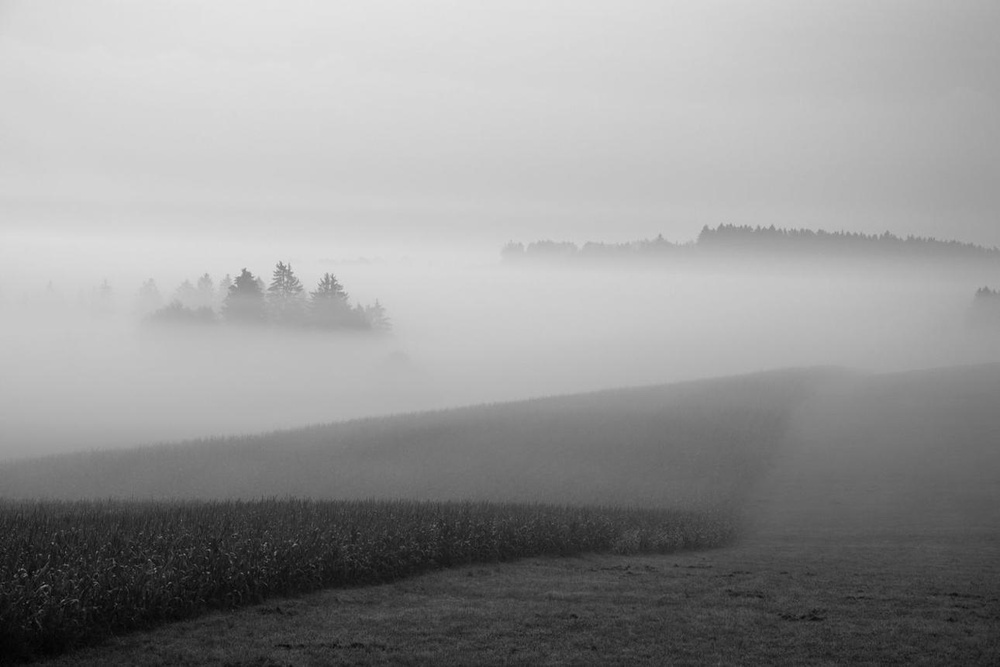
#> input picture assign_18/img/img_6.jpeg, 1000 x 667 px, shrunk from 1290 x 860 before the run, found by its file name
$ python 5_histogram_cmp.py
#> lines starting #> are read from the running program, lines starting #| are printed output that depends on the picture; after the words box and inside, x2 and y2 are one past the last pixel; in counts of white or black regions, pixels touching at a corner belong together
import cv2
import numpy as np
import matplotlib.pyplot as plt


def rgb_to_hsi(img):
    rgb = img.astype(np.float32) / 255.0
    R = rgb[:, :, 0]
    G = rgb[:, :, 1]
    B = rgb[:, :, 2]
    I = (R + G + B) / 3.0
    minimum = np.minimum(np.minimum(R, G), B)
    S = 1 - (3 * minimum / (R + G + B + 1e-10))
    numerator = 0.5 * ((R - G) + (R - B))
    denominator = np.sqrt((R - G) ** 2 + (R - B) * (G - B))
    theta = np.arccos(np.clip(numerator / (denominator + 1e-10), -1, 1))
    H = np.where(B <= G, theta, 2 * np.pi - theta)
    H = H * 180 / np.pi
    return H, S, I


def hsi_to_rgb(H, S, I):
    H = H % 360
    R = np.zeros_like(H)
    G = np.zeros_like(H)
    B = np.zeros_like(H)
    sector1 = H < 120
    B[sector1] = I[sector1] * (1 - S[sector1])
    R[sector1] = I[sector1] * (
        1
        + (
            S[sector1]
            * np.cos(np.radians(H[sector1]))
            / np.cos(np.radians(60 - H[sector1]))
        )
    )
    G[sector1] = 3 * I[sector1] - (R[sector1] + B[sector1])
    sector2 = (H >= 120) & (H < 240)
    H2 = H[sector2] - 120
    R[sector2] = I[sector2] * (1 - S[sector2])
    G[sector2] = I[sector2] * (
        1 + (S[sector2] * np.cos(np.radians(H2)) / np.cos(np.radians(60 - H2)))
    )
    B[sector2] = 3 * I[sector2] - (R[sector2] + G[sector2])
    sector3 = H >= 240
    H3 = H[sector3] - 240
    G[sector3] = I[sector3] * (1 - S[sector3])
    B[sector3] = I[sector3] * (
        1 + (S[sector3] * np.cos(np.radians(H3)) / np.cos(np.radians(60 - H3)))
    )
    R[sector3] = 3 * I[sector3] - (G[sector3] + B[sector3])
    rgb = np.stack((R, G, B), axis=2)
    rgb = np.clip(rgb * 255, 0, 255)
    return rgb.astype(np.uint8)


img_bgr = cv2.imread("img_6.jpeg")
#> img_bgr is the input picture: shape (667, 1000, 3); min 0, max 229, mean 150
img = cv2.cvtColor(img_bgr, cv2.COLOR_BGR2RGB)
R = img[:, :, 0]
G = img[:, :, 1]
B = img[:, :, 2]
R_eq = cv2.equalizeHist(R)
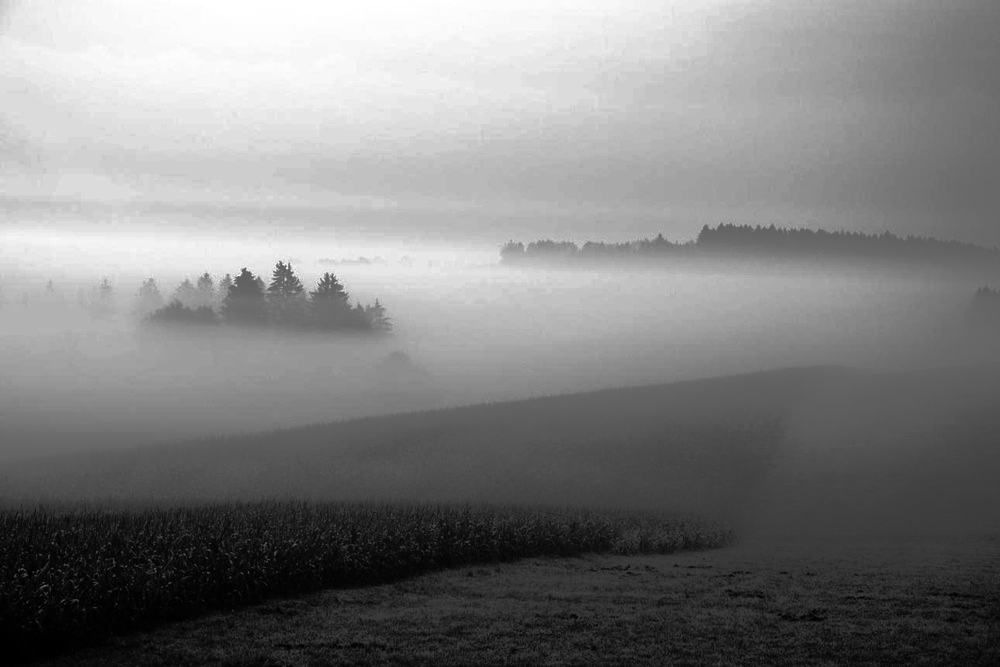
#> R_eq: shape (667, 1000); min 0, max 255, mean 128.5
G_eq = cv2.equalizeHist(G)
B_eq = cv2.equalizeHist(B)
rgb_equalized = cv2.merge([R_eq, G_eq, B_eq])
H, S, I = rgb_to_hsi(img)
#> in rgb_to_hsi, `S = 1 - (3 * minimum / (R + G + B + 1e-10))`:
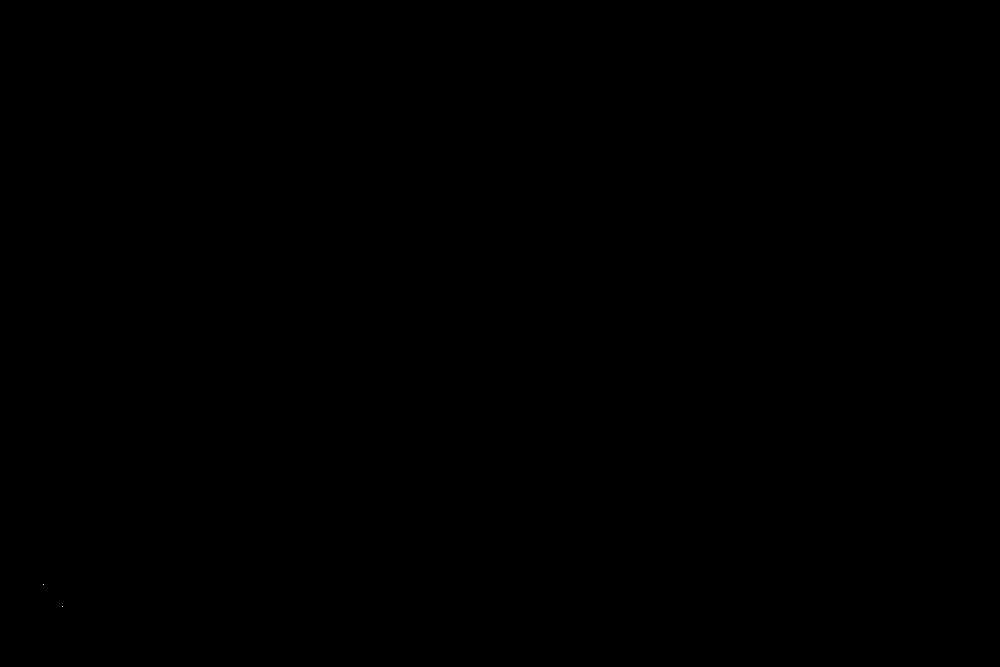
#> S: shape (667, 1000) float32; values 0 (black) and 1 (white), 0% white in thin lines or dots, all inside (x1, y1, x2, y2) = (43, 584, 63, 607)
#> in rgb_to_hsi, `numerator = 0.5 * ((R - G) + (R - B))`: numerator: shape (667, 1000) float32; every value is 0
#> in rgb_to_hsi, `theta = np.arccos(np.clip(numerator / (denominator + 1e-10), -1, 1))`: theta: shape (667, 1000) float32; every value is 1.57
#> in rgb_to_hsi, `H = H * 180 / np.pi`: H: shape (667, 1000) float32; every value is 90
I_8bit = np.clip(I * 255, 0, 255).astype(np.uint8)
I_eq_8bit = cv2.equalizeHist(I_8bit)
I_eq = I_eq_8bit.astype(np.float32) / 255.0
hsi_equalized = hsi_to_rgb(H, S, I_eq)
#> in hsi_to_rgb, `sector1 = H < 120`: sector1: shape (667, 1000) bool; every value is 1
#> in hsi_to_rgb, `sector2 = (H >= 120) & (H < 240)`: sector2: shape (667, 1000) bool; every value is 0
#> in hsi_to_rgb, `H2 = H[sector2] - 120`: H2 = empty array
plt.figure(figsize=(15, 10))
plt.subplot(2, 3, 1)
plt.imshow(img)
plt.title("Original Image")
plt.axis("off")
plt.subplot(2, 3, 2)
plt.imshow(rgb_equalized)
plt.title("RGB Histogram Equalization")
plt.axis("off")
plt.subplot(2, 3, 3)
plt.imshow(hsi_equalized)
plt.title("HSI Histogram Equalization")
plt.axis("off")
plt.subplot(2, 3, 4)
plt.hist(I.ravel(), 256, range=(0, 1))
plt.title("Original Intensity Histogram")
plt.subplot(2, 3, 5)
plt.hist(I_eq.ravel(), 256, range=(0, 1))
plt.title("HSI Equalized Intensity")
plt.subplot(2, 3, 6)
plt.hist(R_eq.ravel(), 256, range=(0, 255), alpha=0.4)
plt.hist(G_eq.ravel(), 256, range=(0, 255), alpha=0.4)
plt.hist(B_eq.ravel(), 256, range=(0, 255), alpha=0.4)
plt.title("Equalized RGB Channels")
plt.tight_layout()
plt.show()
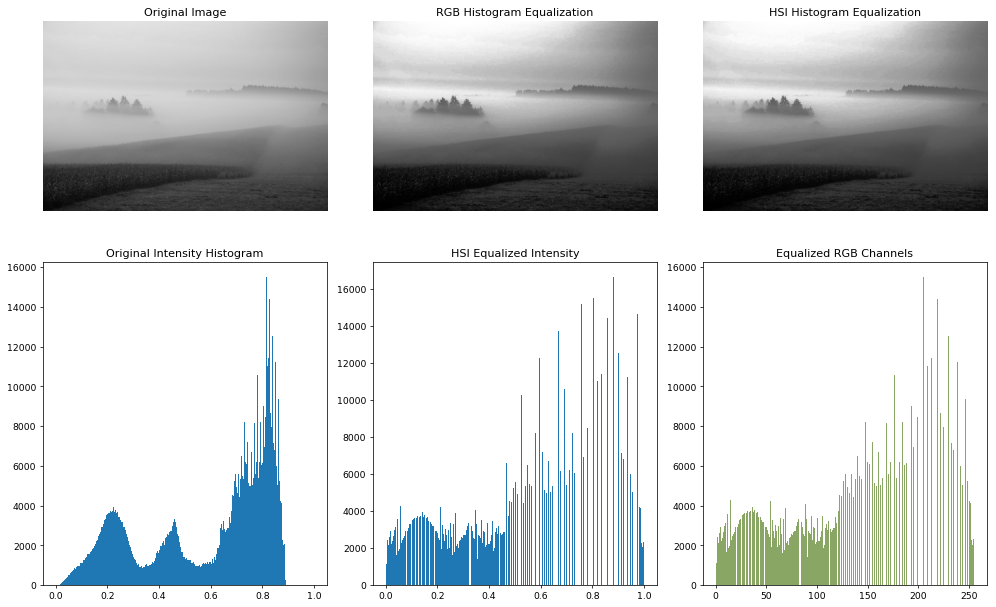
#> figure drawn by matplotlib, 6 panels; panel 4: tallest bar 15485 high, from x = 0.812 to 0.816; panel 5: tallest bar 16614 high, from x = 0.879 to 0.883; panel 6: tallest bar 15485 high, from x = 204.2 to 205.2; panel 6: tallest bar 15485 high, from x = 204.2 to 205.2

$ run again, with assign_18/img/img_2.jpeg copied over assign_18/img/img_6.jpeg
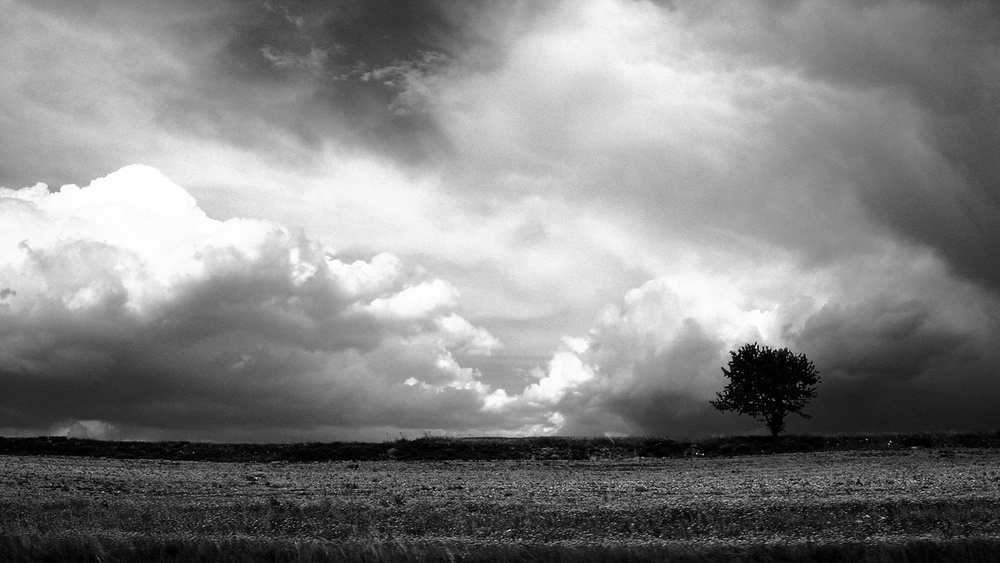
#> input picture assign_18/img/img_2.jpeg, 1000 x 563 px, shrunk from 1527 x 860 before the run, found by its file name
#> img_bgr is the input picture: shape (563, 1000, 3); min 0, max 255, mean 131.9
#> in rgb_to_hsi, `S = 1 - (3 * minimum / (R + G + B + 1e-10))`:
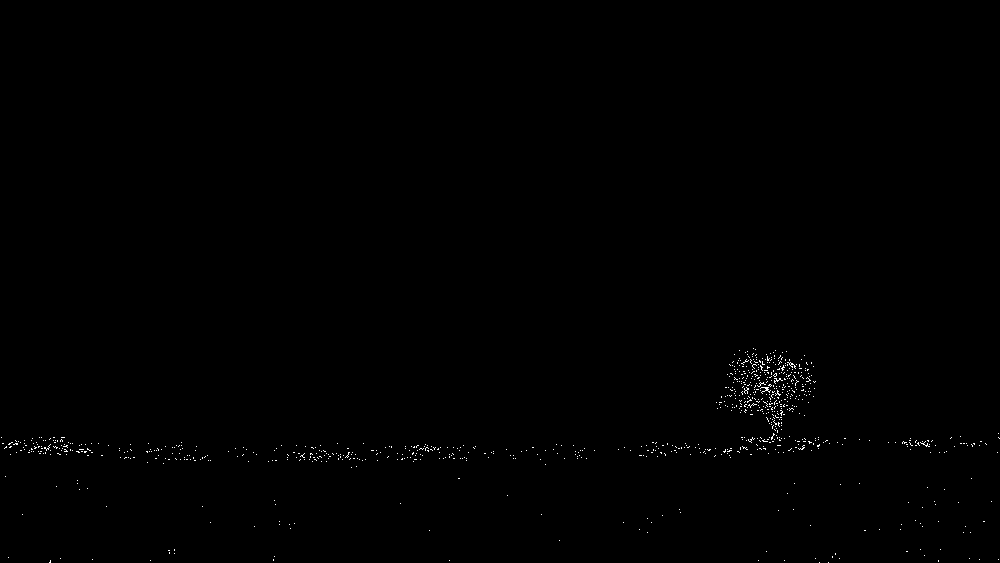
#> S: shape (563, 1000) float32; values 0 (black) and 1 (white), 0.3% white in thin lines or dots, all inside (x1, y1, x2, y2) = (1, 348, 1000, 563)
#> numerator: shape (563, 1000) float32; every value is 0
#> theta: shape (563, 1000) float32; every value is 1.57
#> H: shape (563, 1000) float32; every value is 90
#> sector1: shape (563, 1000) bool; every value is 1
#> sector2: shape (563, 1000) bool; every value is 0
#> H2 = empty array

$ run again, with assign_18/img/img_3.jpeg copied over assign_18/img/img_6.jpeg
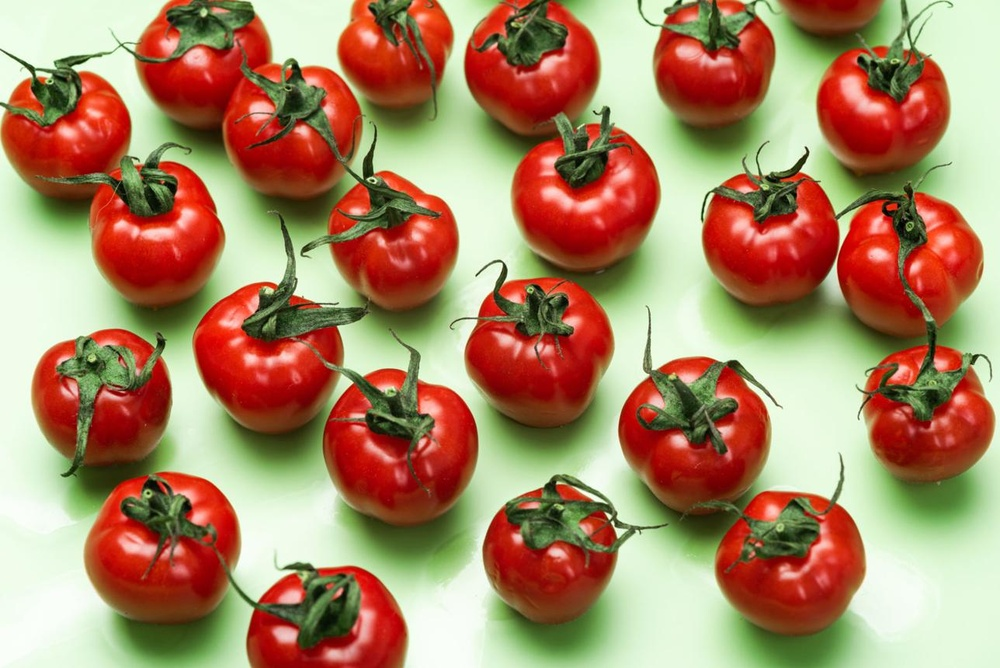
#> input picture assign_18/img/img_3.jpeg, 1000 x 668 px, shrunk from 1288 x 860 before the run, found by its file name
#> img_bgr is the input picture: shape (668, 1000, 3); mean B, G, R 99.9, 133.1, 170.4
#> in hsi_to_rgb, `sector1 = H < 120`:
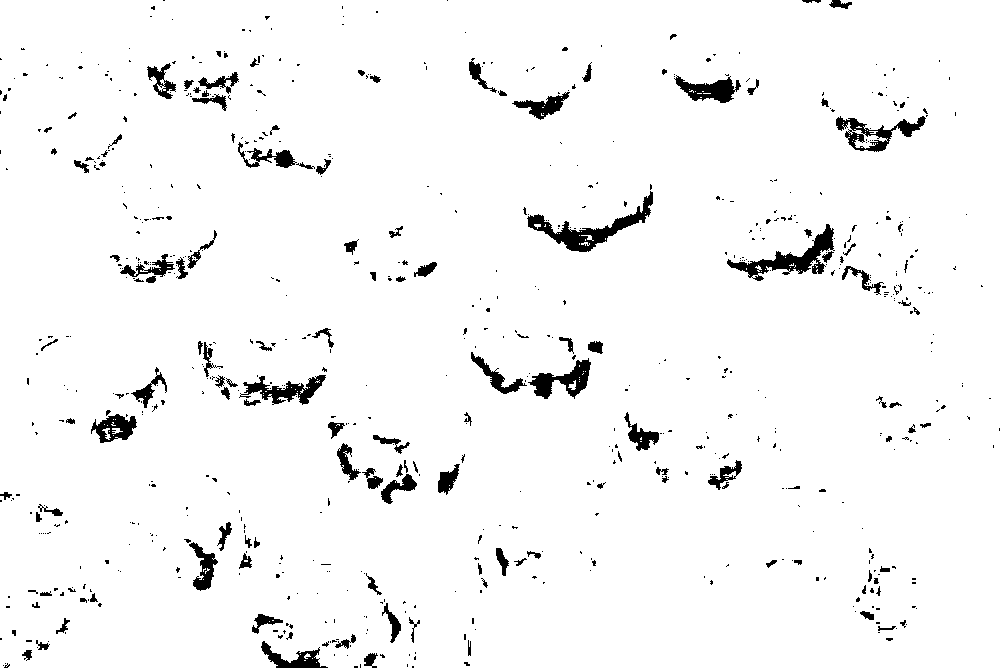
#> sector1: shape (668, 1000) bool; 96.3% white; 715 black regions (573 under 20 px), largest, box (x1, y1, x2, y2) and area: (527, 191, 653, 252) 1798, (727, 224, 835, 281) 1644, (836, 116, 926, 152) 1114
#> sector2: shape (668, 1000) bool; 0.35% white in thin lines or dots
#> H2 = 2338 values, max 46.1 at index 249, min 0 at index 2, mean 4.84
#> in hsi_to_rgb, `G[sector3] = I[sector3] * (1 - S[sector3])`:
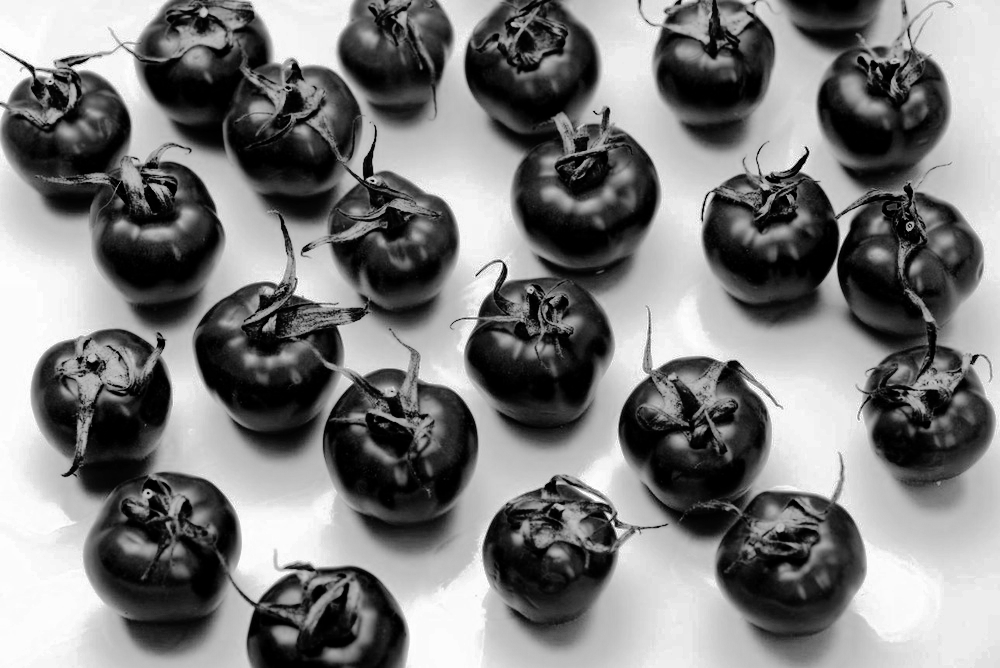
#> G: shape (668, 1000) float32; min -5.96e-08, max 1.02, mean 0.5; drawn with min black and max white
